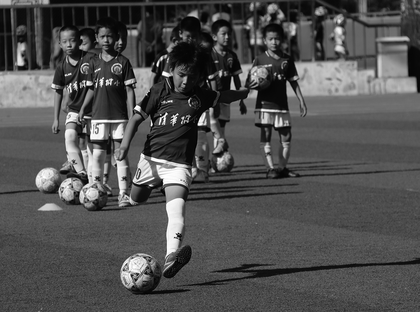
%> input picture 1/small/hw3_1/bobby.bmp, 420 x 312 px, shrunk from 1366 x 1016 before the run
$ octave backgroundBlur_v2.m   (GNU Octave 9; MATLAB toolbox functions it lacks are replaced by stand-ins)
%> lines starting %> are read from the running program, lines starting %| are printed output that depends on the picture
I = imread('bobby.bmp');
%> I is the input picture: size 312x420 uint8; min 0, max 255, mean 80.6
I = im2double(I);
%> I: size 312x420 double
load('is_foreground.mat');
load('filter_size.mat');

m = size(I, 1);
%> m = 312
n = size(I, 2);
%> n = 420

I1 = applyMeanFilter(I, filter_size);
imshow(I1);
imwrite(I1, 'v2.bmp');

function I1 = applyMeanFilter(I, filter_size)
    % apply mean filter to I with same padding
    m = size(I, 1);
%> m = 312
    n = size(I, 2);
%> n = 420
    pad_size = (max(max(filter_size))-1) / 2;
    pad_topleft = I(1, 1) * ones(pad_size, pad_size);
    pad_top = repmat(I(1, :), pad_size, 1);
%> pad_top = 420 columns, first 8: [0.725 0.741 0.725 0.722 0.725 0.725 0.722 0.722; 0.725 0.741 0.725 0.722 0.725 0.725 0.722 0.722; 0.725 0.741 0.725 0.722 0.725 0.725 0.722 0.722; 0.725 0.741 0.725 0.722 0.725 0.725 0.722 0.722]
    pad_topright = I(1, n) * ones(pad_size, pad_size);
    pad_left = repmat(I(:, 1), 1, pad_size);
%> pad_left = 312 rows, first 8: [0.725 0.725 0.725 0.725; 0.714 0.714 0.714 0.714; 0.706 0.706 0.706 0.706; 0.694 0.694 0.694 0.694; 0.616 0.616 0.616 0.616; 0.431 0.431 0.431 0.431; 0.322 0.322 0.322 0.322; 0.278 0.278 0.278 0.278]
    pad_right = repmat(I(:, n), 1, pad_size);
%> pad_right = 312 rows, first 8: [0.333 0.333 0.333 0.333; 0.325 0.325 0.325 0.325; 0.294 0.294 0.294 0.294; 0.263 0.263 0.263 0.263; 0.298 0.298 0.298 0.298; 0.38 0.38 0.38 0.38; 0.447 0.447 0.447 0.447; 0.38 0.38 0.38 0.38]
    pad_bottomleft = I(m, 1) * ones(pad_size, pad_size);
    pad_bottom = repmat(I(m, :), pad_size, 1);
%> pad_bottom = 420 columns, first 8: [0.251 0.247 0.275 0.263 0.294 0.29 0.204 0.259; 0.251 0.247 0.275 0.263 0.294 0.29 0.204 0.259; 0.251 0.247 0.275 0.263 0.294 0.29 0.204 0.259; 0.251 0.247 0.275 0.263 0.294 0.29 0.204 0.259]
    pad_bottomright = I(m, n) * ones(pad_size, pad_size);
    I_padded = [
            pad_topleft,    pad_top,    pad_topright;
            pad_left,       I,          pad_right;
            pad_bottomleft, pad_bottom, pad_bottomright
        ];
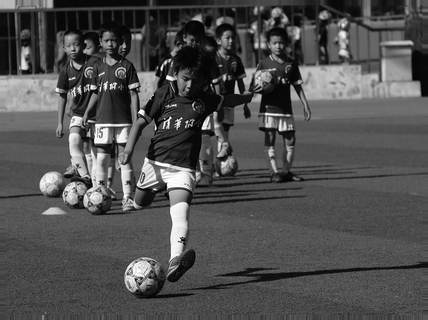
%> I_padded: size 320x428 double; min 0, max 1, mean 0.313
    I1 = zeros(m, n);
    for i = 1:m
        for j = 1:n
            current_filter_size = filter_size(i, j);
            half_size = (current_filter_size - 1)/2;
            filter = 1/current_filter_size^2 * ones(current_filter_size, current_filter_size);
            I1(i, j) = sum(sum(filter .* I_padded(...
                i+pad_size-half_size:i+pad_size+half_size, j+pad_size-half_size:j+pad_size+half_size...
            )));
        end
    end
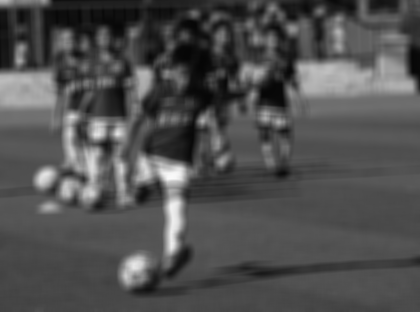
%> I1: size 312x420 double; min 0.0235, max 0.982, mean 0.316
end
